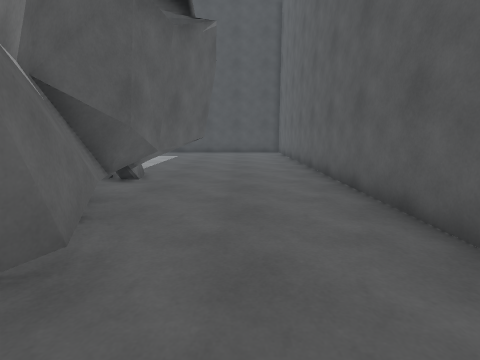
[1] (above)

24 first-person views from a walk through a 3-D level made in the Unity game engine. The camera is 1.3 m above the floor, tilts 10° down and sees 85° across. The floor is counted in squares, 1 m on a side. Each view is taken from the middle of a square. On the plan, view 1 faces up. The plan holds only what a view shows up to about 13 squares ahead; the rest is blank. The place goes on beyond the plan. The player is left out.

[2]
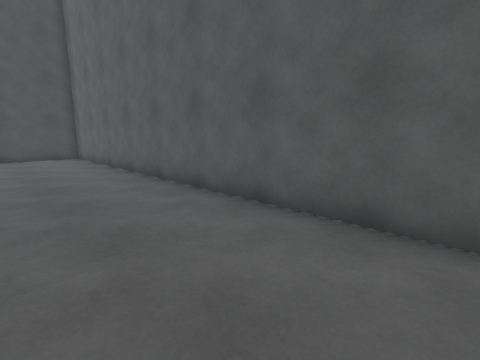

[3]
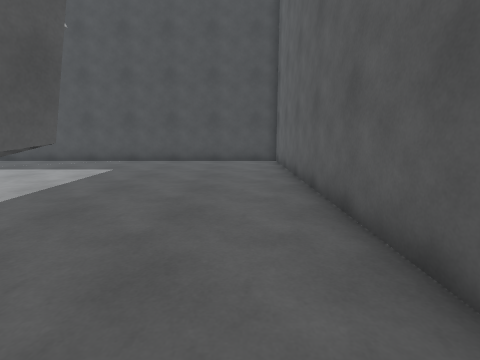

[4]
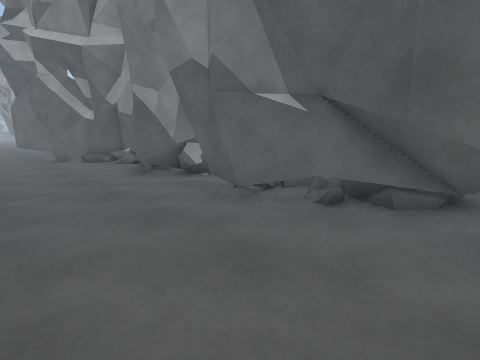

[5]
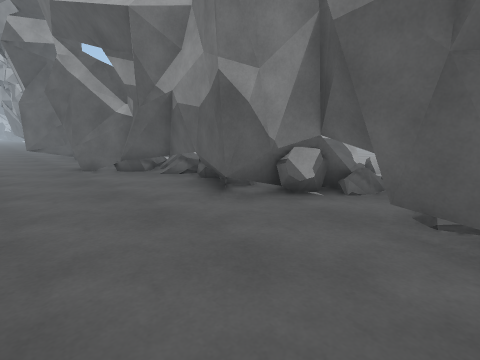

[6]
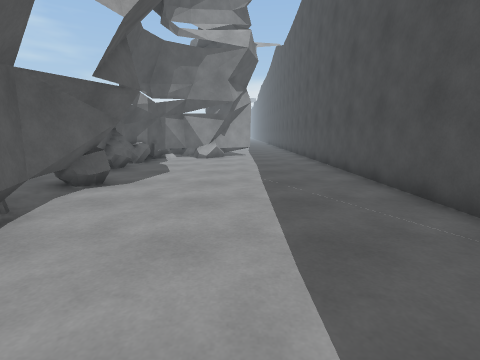

[7]
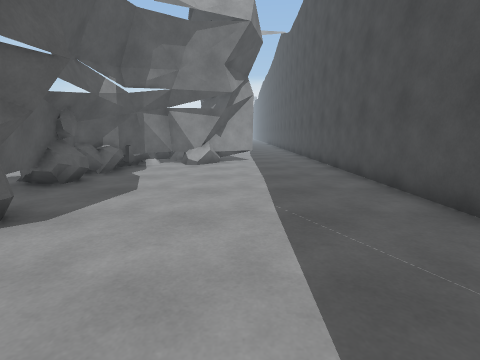

[8]
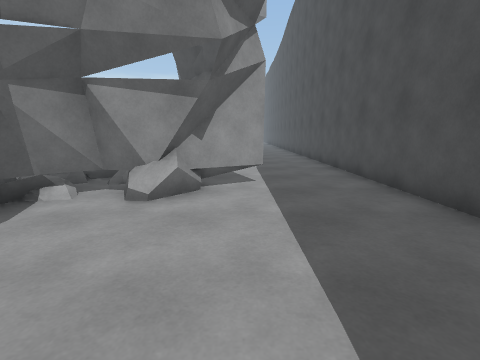

[9]
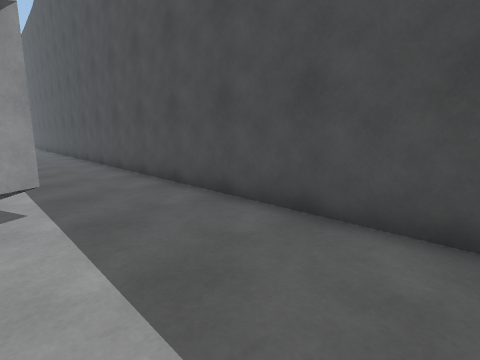

[10]
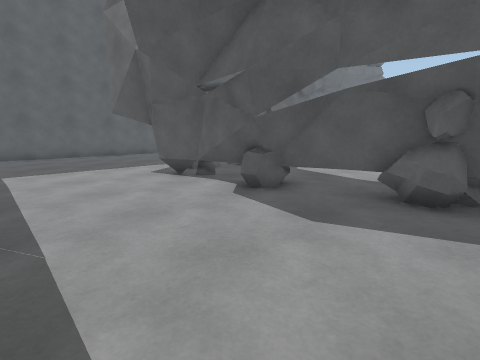

[11]
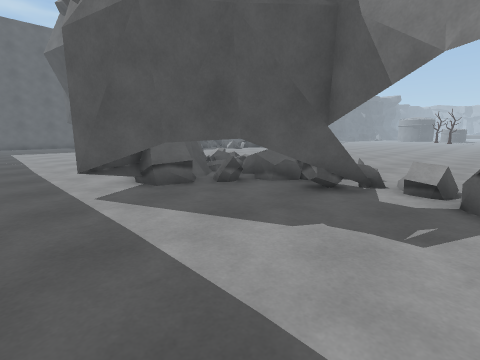

[12]
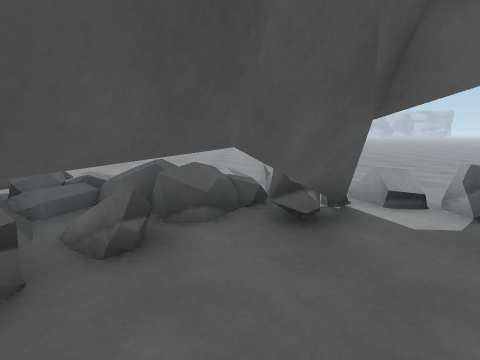

[13]
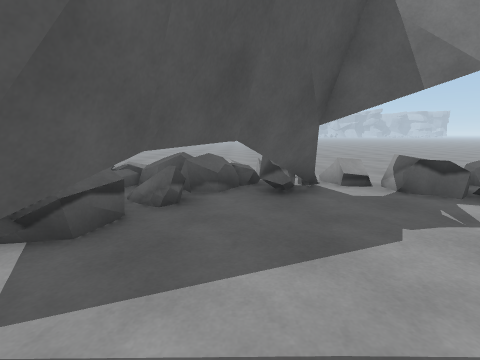

[14]
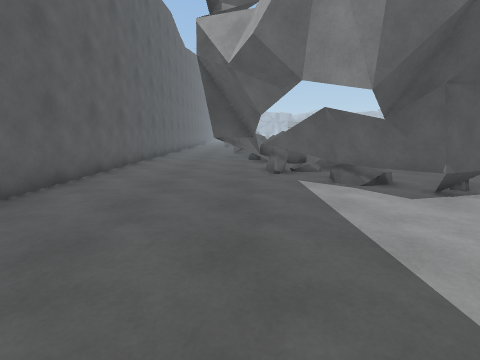

[15]
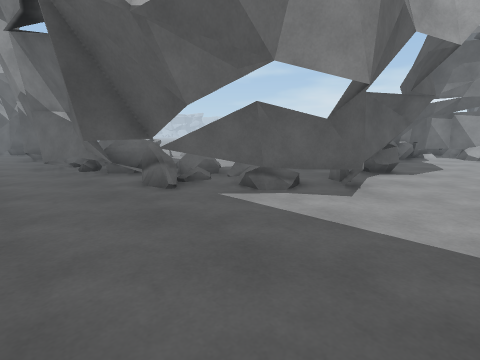

[16]
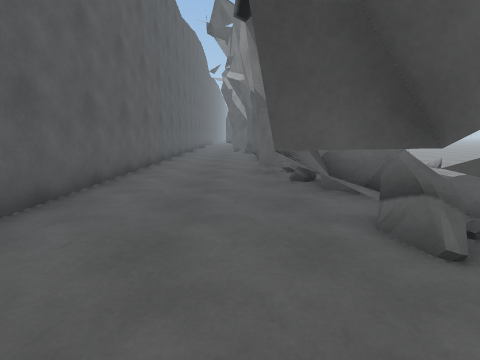

[17]
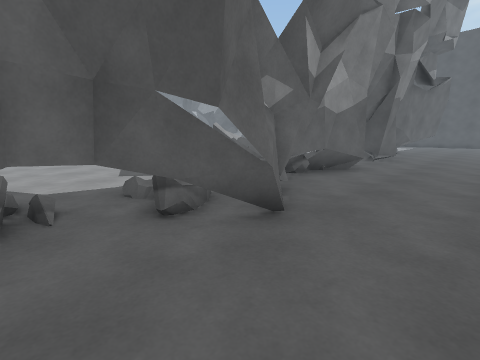

[18]
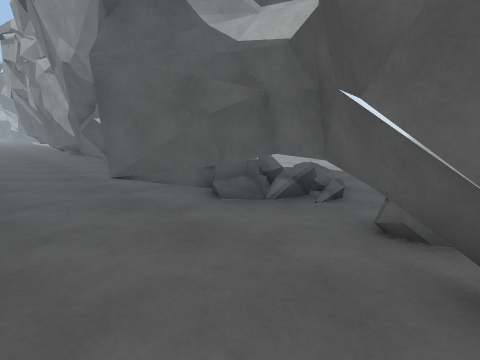

[19]
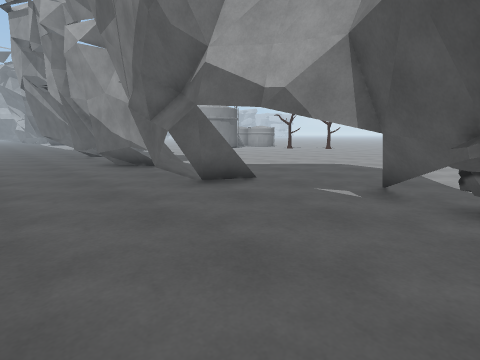

[20]
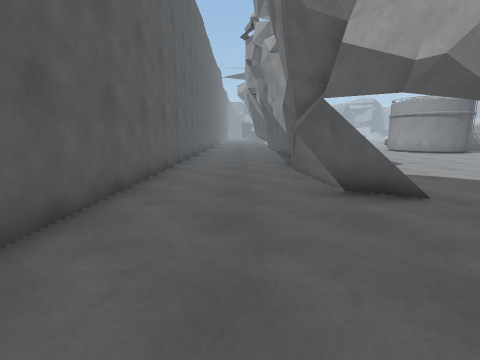

[21]
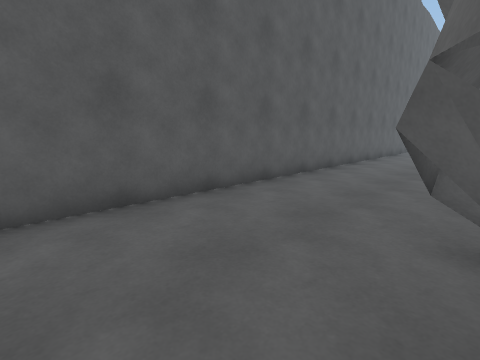

[22]
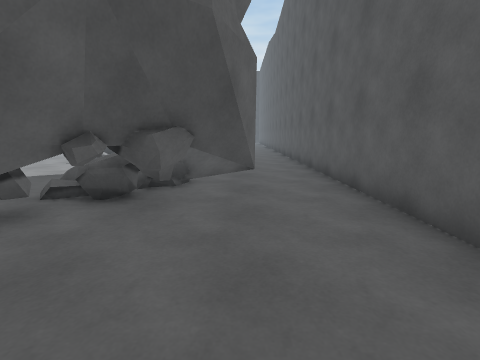

[23]
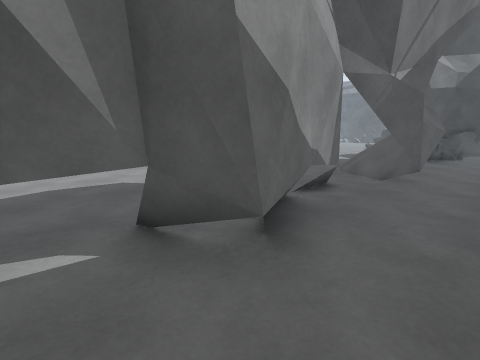

[24]
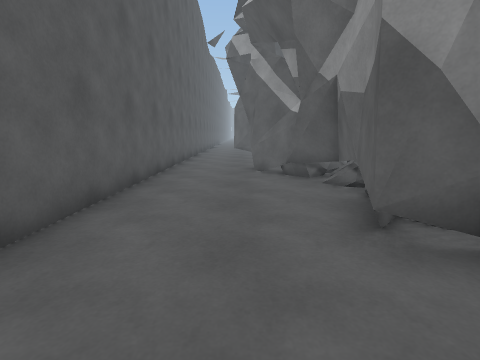

### Floor plan
Key: @ floor where view 1 was taken; # wall or solid block; . main floor; : floor 0.25 m higher than the main floor; + floor 0.5 m higher than the main floor; * floor 0.75 m higher than the main floor; % floor 1 m higher than the main floor; / step, stairs or slope; = window, fence, low wall or low ledge; ^ raised ledge; T thing the floor can be seen under or through; O other object.
Columns run from 26 left of view 1 to 3 right of it. Each row starts with its distance up from view 1.
 19 ##############################
 18 .............................#
 17 .............................#
 16  ............................#
 15  .....TT.....................#
 14  .....T+T....................#
 13   ...T**=T...................#
 12    TTT:.TT......T..TTT.......#
 11 ==# %:*.:T##...TTTTT.TT......#
 10  .==.+.//#=####= ...:TTT.....#
  9 ....::    .===........TT#....#
  8 .....         ......O.=*#....#
  7 ......   ...   ...../#==#....#
  6 ......   ...      ../===#....#
  5 ... ...  ...        :^^##....#
  4 ... ...  ..            ##....#
  3   .........            ##....#
  2   .......             #=#....#
  1   ..                   ##....#
  0                       :#..@..#
 -1                ..  .:.##.....#
 -2                ..  *+  ##....#
 -3                    %+   #....#
 -4                   =#=  ##....#
 -5                      ===#....#
 -6                       ==#....#
 -7                        :#....#
 -8                  ....O :##...#
 -9                 ...... /.#...#
-10                ......./.##...#
-11                .........#....#
-12                    ...=###...#
-13                    ... =###..#
-14                  ..  .=  =#..#
-15                  ... .  TT#..#
-16                  ..... TTT...#
-17                  ...../TT....#
-18                  ....//T.....#
-19                  ...../T ....#
-20                .......//T....#
-21                ......./=TT...#
-22                 ........TT...#
-23                  ....../O#...#
-24                   ...../##...#
-25                   .....:#....#
-26                 ...... .#....#
-27                 .....  .#....#
-28                ......../#....#
-29                ......./##....#
-30                  ...../#.....#

Where each view was taken, in squares from view 1:
view 1: 0 up, 0 right, facing up
view 2: 3 up, 1 left, facing up-right
view 3: 6 up, 1 right, facing up
view 4: 6 up, 2 right, facing down-left
view 5: 2 up, 2 right, facing down-left
view 6: 15 up, 3 left, facing left
view 7: 15 up, 6 left, facing left
view 8: 15 up, 12 left, facing left
view 9: 15 up, 14 left, facing up-left
view 10: 16 up, 14 left, facing down-right
view 11: 17 up, 25 left, facing down-right
view 12: 15 up, 21 left, facing down
view 13: 17 up, 21 left, facing down
view 14: 17 up, 2 left, facing down
view 15: 14 up, 0 right, facing down-left
view 16: 11 up, 1 left, facing down
view 17: 12 down, 2 right, facing up-left
view 18: 9 down, 2 right, facing down-left
view 19: 16 down, 2 right, facing down-left
view 20: 16 down, 0 right, facing down
view 21: 18 down, 2 left, facing down-right
view 22: 20 down, 0 right, facing up
view 23: 30 down, 0 right, facing up-left
view 24: 1 up, 0 right, facing down
